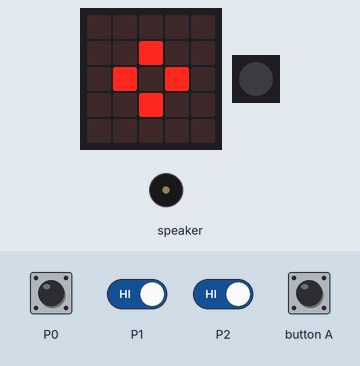
A program run on a simulated Calliope mini (MakeCode). On the bench: the board's 5×5 LED display, 1 RGB LEDs in strip order, left to right, buzzer (waves = sounding). The inputs (shaded band) are chosen by the test bench. Random numbers come from a fixed seed.

Above: at 1.2 s.
1.3 s: button A pressed for 0.75 s
At 2.6 s:
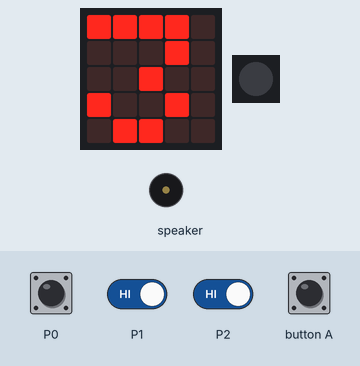
5.3 s: P1 (touch pin P1) driven LOW and P2 (touch pin P2) driven LOW
At 8.3 s:
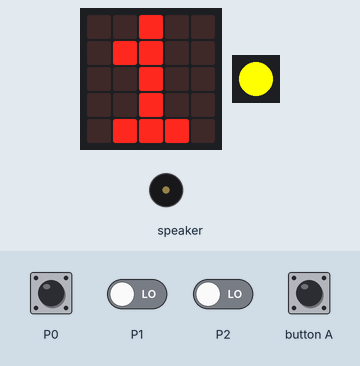
8.6 s: touch pin P1 released
At 14.0 s:
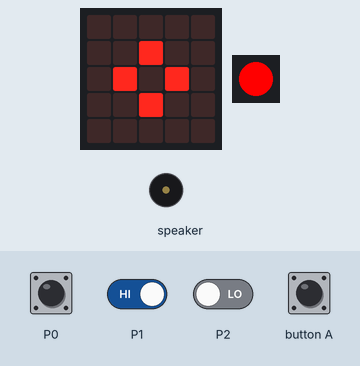
14.3 s: button A pressed for 1 s
At 15.4 s:
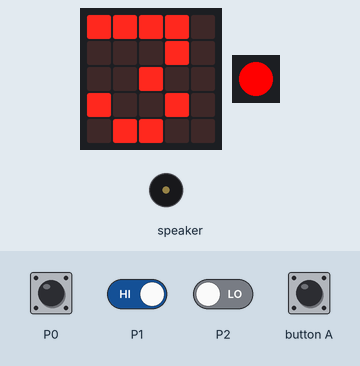
18.6 s: touch pin P0 pressed for 1 s
At 22.7 s:
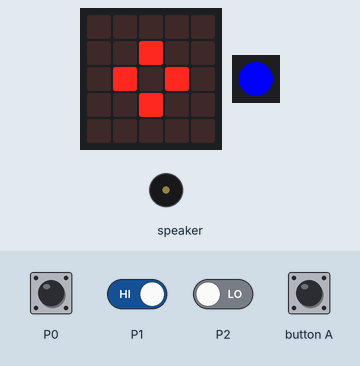
Timing chart, 0 to 23.1 s (numbered marks = the images above; inputs shaded):
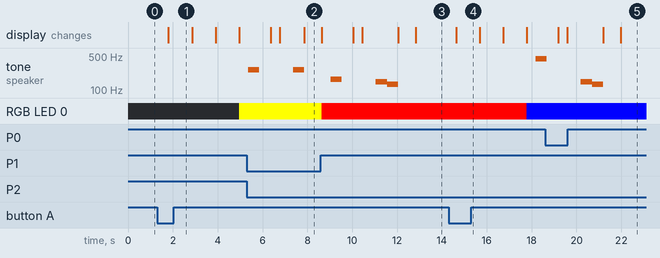

The program:

main.ts
```typescript
function checkZustand (zustand: number) {
    if (alleZustaende[i] == zustand) {
        basic.showIcon(IconNames.Yes)
        music.playTone(toene[zustand], music.beat(BeatFraction.Whole))
    } else {
        basic.showIcon(IconNames.No)
        music.playTone(147, music.beat(BeatFraction.Whole))
        music.playTone(131, music.beat(BeatFraction.Whole))
        isFinished = true
    }
}
function neuerZustand () {
    aktuellerZustand = Math.round(randint(0, 3))
    alleZustaende.push(aktuellerZustand)
}
let punkte = 0
let aktuellerZustand = 0
let i = 0
let isFinished = false
let alleZustaende: number[] = []
let toene: number[] = []
let farben = [Colors.Red, Colors.Yellow, Colors.Blue, Colors.White]
toene = [165, 262, 440, 698]
let bilder = [images.iconImage(IconNames.ArrowWest), images.iconImage(IconNames.ArrowSouthWest), images.iconImage(IconNames.ArrowSouthEast), images.iconImage(IconNames.ArrowEast)]
alleZustaende = []
isFinished = true
// Spiele das aktuelle Schema vor
basic.forever(function () {
    while (isFinished == true) {
        alleZustaende = []
        punkte = 0
        basic.showIcon(IconNames.SmallDiamond)
        if (input.buttonIsPressed(Button.A)) {
            isFinished = false
            basic.showString("3")
            basic.pause(300)
            basic.showString("2")
            basic.pause(300)
            basic.showString("1")
            basic.pause(300)
        }
    }
    neuerZustand()
    basic.setLedColor(farben[aktuellerZustand])
    bilder[aktuellerZustand].showImage(0)
    music.playTone(toene[aktuellerZustand], music.beat(BeatFraction.Whole))
    basic.pause(500)
    i = 0
    for (let index = 0; index < alleZustaende.length; index++) {
        images.createImage(`
            . . . . .
            . . . . .
            . . . . .
            . . . . .
            . . . . .
            `).showImage(0)
        while (true) {
            if (input.pinIsPressed(TouchPin.P0)) {
                checkZustand(0)
                break;
            }
            if (input.pinIsPressed(TouchPin.P1)) {
                checkZustand(1)
                break;
            }
            if (input.pinIsPressed(TouchPin.P2)) {
                checkZustand(2)
                break;
            }
            if (input.pinIsPressed(TouchPin.P3)) {
                checkZustand(3)
                break;
            }
        }
        if (isFinished) {
            break;
        }
        i += 1
    }
    if (!isFinished) {
        punkte += 1
    }
    basic.showString("" + (punkte))
})
```

test.ts
```typescript
// Hier kann man Tests durchführen; diese Datei wird nicht kompiliert, wenn dieses Paket als Erweiterung verwendet wird.
```

Measured:
- after the input at 1.3 s, RGB LED 0: off → RGB(255, 255, 0) after 3.7 s; the display: changes after 0.51 s (image 1)
- after the input at 14.3 s, tone on speaker: silent → 440 Hz after 3.9 s; RGB LED 0: RGB(255, 0, 0) → RGB(0, 0, 255) after 3.5 s; the display: changes after 0.33 s (image 4)
- by itself, tone on speaker: plays 165 Hz for 0.50 s, 147 Hz for 0.51 s, 131 Hz for 0.50 s
